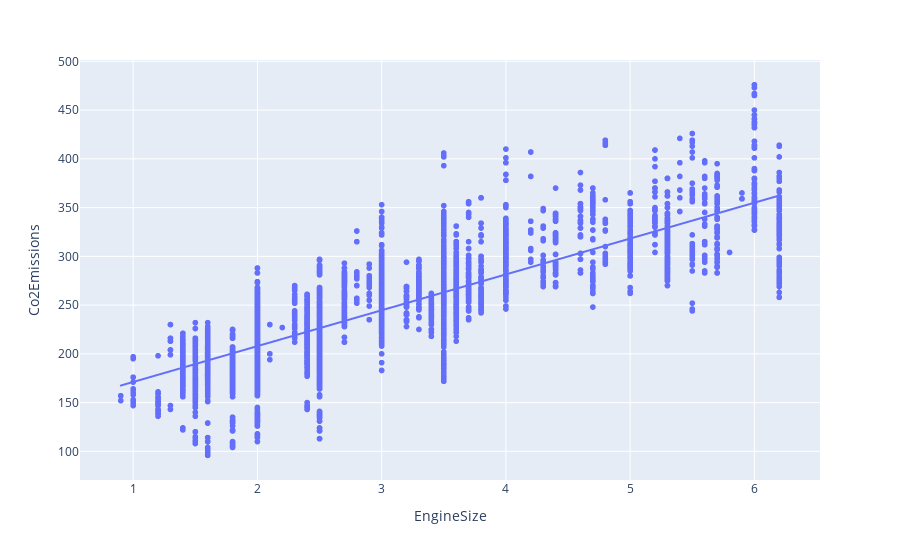

The notebook cell this image was saved under:
### Markdown cell above
### **Plot Linear REgressio**

In this case create a plot of linear regression is simple, since we have only one feature, if we have two feature we have to create a 3D plot but if we have 3 or more features it's impossible create a plot

### Code cell
x_range = np.linspace(X_train.min(), X_train.max(), 100)
y_range = fitted_lin_reg.predict(x_range.reshape(-1, 1))
fig = px.scatter( co2_df, x='EngineSize', y='Co2Emissions', trendline='ols' )

fig.show()

### Figure 1 — Plotly figure (JSON) as saved in the notebook; plotly's stock layout.template omitted (floating-point values rounded to 4 significant figures; data arrays with more than 128 entries replaced by an {"elided": "..."} marker saying what was removed)
{"data": [{"hovertemplate": "EngineSize=%{x}<br>Co2Emissions=%{y}<extra></extra>", "legendgroup": "", "marker": {"color": "#636efa", "symbol": "circle"}, "mode": "markers", "name": "", "showlegend": false, "type": "scattergl", "x": {"elided": "7248 float values"}, "xaxis": "x", "y": {"elided": "7248 int values"}, "yaxis": "y"}, {"hovertemplate": "<b>OLS trendline</b><br>Co2Emissions = 36.7732 * EngineSize + 134.385<br>R<sup>2</sup>=0.707156<br><br>EngineSize=%{x}<br>Co2Emissions=%{y} <b>(trend)</b><extra></extra>", "legendgroup": "", "marker": {"color": "#636efa", "symbol": "circle"}, "mode": "lines", "name": "", "showlegend": false, "type": "scattergl", "x": {"elided": "7248 float values"}, "xaxis": "x", "y": {"elided": "7248 float values"}, "yaxis": "y"}], "layout": {"autosize": true, "legend": {"tracegroupgap": 0}, "margin": {"t": 60}, "xaxis": {"anchor": "y", "autorange": true, "domain": [0, 1], "range": [0.5682, 6.532], "title": {"text": "EngineSize"}, "type": "linear"}, "yaxis": {"anchor": "x", "autorange": true, "domain": [0, 1], "range": [66.58, 505.4], "title": {"text": "Co2Emissions"}, "type": "linear"}}}
